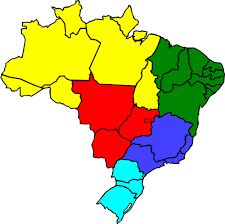
#> input picture img_process/task4/Lista4_Img2.png, 225 x 224 px
$ jupyter execute question3.ipynb   (older library calls are emulated)
#> lines starting #> are read from the running program, lines starting #| are printed output that depends on the picture
<a href="https://colab.research.google.com/github/carvalheirafc/deep_learning_stuff/blob/master/img_process/task4/question3.ipynb" target="_parent"></a>

[cell 1]
import cv2
import matplotlib.pyplot as plt
import numpy

[cell 2]
raw = cv2.cv2.imread('Lista4_Img2.png',)
#> raw is the input picture: shape (224, 225, 3); mean B, G, R 155.6, 205.9, 209.5
gray = cv2.cvtColor(raw, cv2.COLOR_BGR2GRAY)
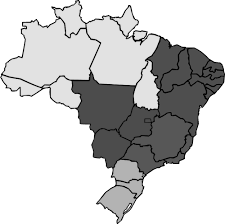
#> gray: shape (224, 225); min 0, max 255, mean 201.2

img = cv2.GaussianBlur(gray,(3,3),0)
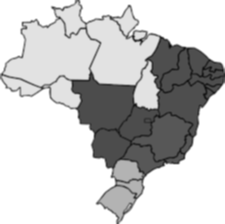
#> img: shape (224, 225); min 14, max 255, mean 201.2

[cell 3]
laplacian = cv2.Laplacian(img,cv2.CV_64F)
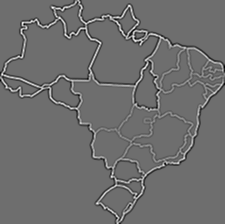
#> laplacian: shape (224, 225) float64; min -126, max 166, mean 0; drawn with min black and max white
sobelx = cv2.Sobel(img,cv2.CV_64F,1,0,ksize=5)
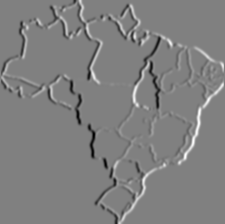
#> sobelx: shape (224, 225) float64; min -8635, max 8498, mean -5.3; drawn with min black and max white

[cell 4]
f = plt.figure(figsize=(10, 10))
ax = f.add_subplot(121)
ax = plt.imshow(laplacian, cmap = 'gray')
ax = plt.title('Laplacian'), plt.xticks([]), plt.yticks([])

ax = f.add_subplot(122)
ax = plt.imshow(sobelx, cmap = 'gray')
ax = plt.title('Sobelx'), plt.xticks([]), plt.yticks([])

plt.show()

$ run again, with img_process/task4/Lista4_Img1.jpg saved as img_process/task4/Lista4_Img2.png
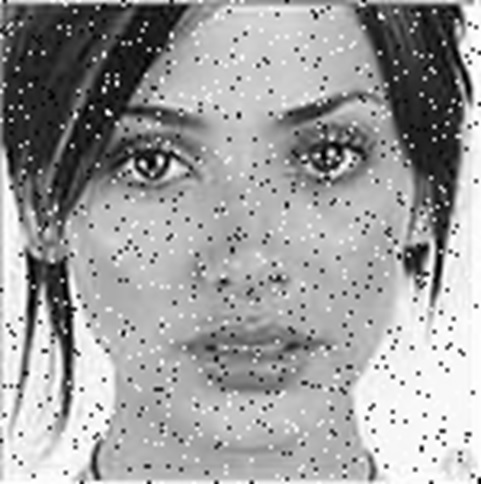
#> input picture img_process/task4/Lista4_Img1.jpg, 481 x 484 px
#> raw is the input picture: shape (484, 481, 3); min 0, max 255, mean 157.5
#> `sobelx = cv2.Sobel(img,cv2.CV_64F,1,0,ksize=5)`:
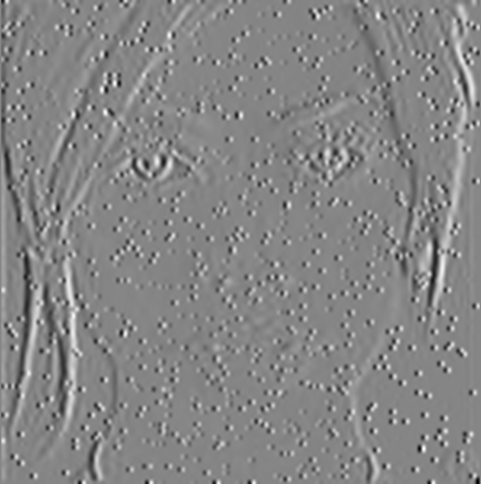
#> sobelx: shape (484, 481) float64; min -8140, max 7422, mean 17.6; drawn with min black and max white
#> `plt.show()`:
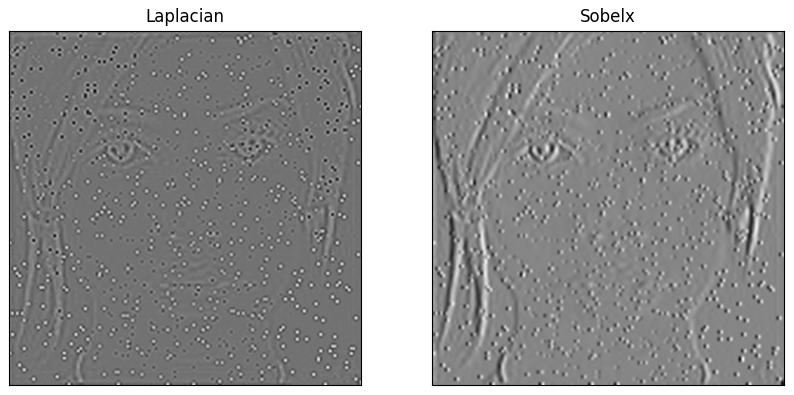
#> figure drawn by matplotlib, 2 panels
